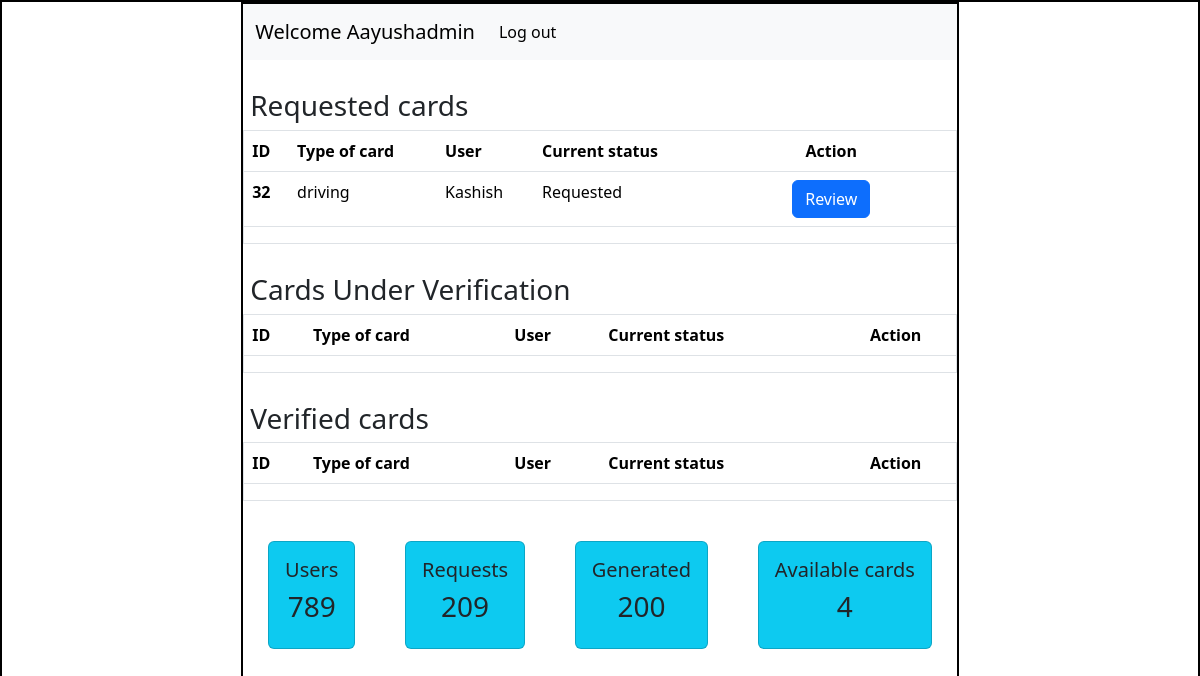
/admin, run on an earlier commit of the app's database.
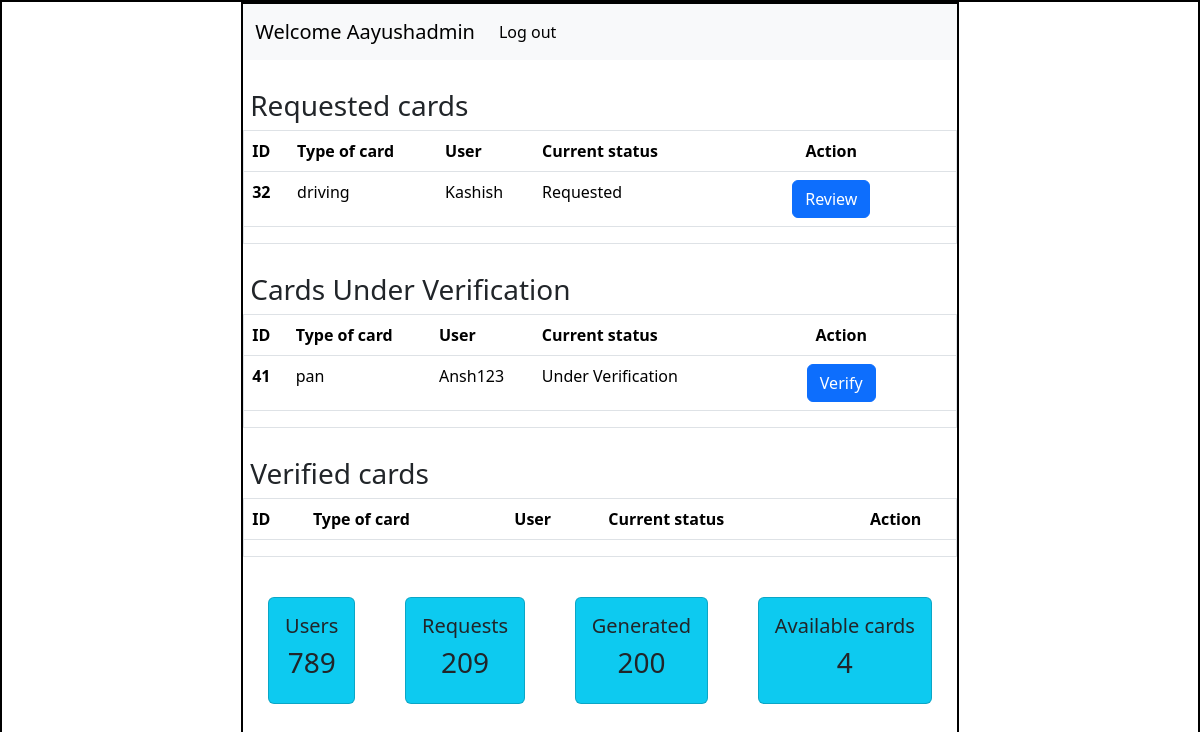
And on a later commit of the database.
### Application/models.py (models this page shows)
class User(db.Model):
    id=db.Column(db.Integer(),primary_key=True)
    username=db.Column(db.String(),nullable=False,unique=True)
    email=db.Column(db.String(),nullable=False,unique=True)
    password=db.Column(db.String(),nullable=False)
    type=db.Column(db.String(),default='general')
    details=db.relationship('Info',backref='creator')

class Info(db.Model):
    id=db.Column(db.Integer(),primary_key=True)
    attribute_name=db.Column(db.String(),nullable=False)
    attribute_value=db.Column(db.String(),nullable=False)
    card_name=db.Column(db.String(),nullable=False)
    user_id=db.Column(db.Integer(),db.ForeignKey('user.id'),nullable=False)

### Application/controllers.py (the view)
@app.route('/admin')
def admin_dash():
    this_user=User.query.filter_by(type='admin').first()
    all_info=Info.query.all()
    return render_template('admin_dashboard.html',this_user=this_user,all_info=all_info)

### templates/admin_dashboard.html (shortened to what this page needs)
<!DOCTYPE html>
<html lang="en">
  <head>
    <link
      href="https://cdn.jsdelivr.net/npm/bootstrap@5.3.3/dist/css/bootstrap.min.css"
      rel="stylesheet"
    />
    <link rel="stylesheet" href="/static/style.css"/>
  </head>
  <body>
    <div id="main">
      <div id="canvas" class="overflow-auto">
        <nav class="navbar navbar-expand-lg bg-body-tertiary">
            <div class="container-fluid">
              <a class="navbar-brand" href="#">Welcome {{this_user.username}}</a>
              <div class="collapse navbar-collapse" id="navbarSupportedContent">
                <ul class="navbar-nav me-auto mb-2 mb-lg-0">
                  <li class="nav-item">
                    <a class="nav-link active" aria-current="page" href="/login">Log out</a>
                  </li>
              </div>
            </div>
          </nav>
          <div id="content" >
            <h3 class="headings">Requested cards</h3>
            <div id="table" class="border" style="max-height: 200px; overflow-y: scroll;">
            <table class="table">
                <thead>
                  <tr>
                    <th scope="col">ID</th>
                    <th scope="col">Type of card</th>
                    <th scope="col">User</th>
                    <th scope="col">Current status</th>
                    <th scope="col" class="text-center">Action</th>
                  </tr>
                </thead>
                <tbody>
                  {% for info in all_info %}
                    {% if info.attribute_name == "Status" and info.attribute_value == "requested" %}
                      <tr>
                        <th scope="row">{{loop.index}}</th>
                        <td>{{info.card_name}}</td>
                        <td>{{info.creator.username}}</td>
                        <td>Requested</td>
                        <td class="d-flex justify-content-center"><a href="/update_status/{{info.card_name}}/{{info.user_id}}" type="button" class="btn btn-primary mx-5">Review</a>
                      </tr>
                    {% endif %}
                  {% endfor %}
                </tbody>
              </table>
              </div>
              <h3 class="headings">Cards Under Verification</h3>
              <div id="table" class="border" style="max-height: 150px; overflow-y: scroll;">
            <table class="table">
                <thead>
                  <tr>
                    <th scope="col">ID</th>
                    <th scope="col">Type of card</th>
                    <th scope="col">User</th>
                    <th scope="col">Current status</th>
                    <th scope="col" class="text-center">Action</th>
                  </tr>
                </thead>
                <tbody>
                  {% for info in all_info %}
                    {% if info.attribute_name == "Status" and info.attribute_value == "under_verification" %}
                      <tr>
                        <th scope="row">{{loop.index}}</th>
                        <td>{{info.card_name}}</td>
                        <td>{{info.creator.username}}</td>
                        <td>Under Verification</td>
                        <td class="d-flex justify-content-center"><a href="/update_status/{{info.card_name}}/{{info.user_id}}" type="button" class="btn btn-primary mx-5">Verify</a>
                      </tr>
                    {% endif %}
                  {% endfor %}
                </tbody>
              </table>
              </div>
              <h3 class="headings">Verified cards</h3>
              <div id="table" class="border" style="max-height: 150px; overflow-y: scroll;">
            <table class="table">
                <thead>
                  <tr>
                    <th scope="col">ID</th>
                    <th scope="col">Type of card</th>
                    <th scope="col">User</th>
                    <th scope="col">Current status</th>
                    <th scope="col" class="text-center">Action</th>
                  </tr>
                </thead>
              </table>
              </div>
          </div>
          <div id="boxes">
            <div class="d-flex justify-content-around text-center" style="margin-top: 40px;">
                <div class="card bg-info p-3">
                    <h5>Users</h5>
                    <h3>789</h3>
                </div>
                <div class="card bg-info p-3">
                    <h5>Requests</h5>
                   <h3>209</h3>
                </div>
                <div class="card bg-info p-3">
                    <h5>Generated</h5>
                    <h3>200</h3>
                </div>
                <div class="card bg-info p-3">
                    <h5>Available cards</h5>
                    <h3>4</h3>
                </div>
                </div>
            </div>
          </div>
      </div>
  </body>
</html>

### static/style.css (style rules this page uses)
* { margin: 0px; }
#main,#canvas { border: 2px solid black; }
#canvas { width: 60%; margin: auto; height: 800px; }
.headings { margin: 3px; padding: 4px; margin-top: 25px; }

What changed in the data, as far as the page shows it:
added Info: card_name "pan", creator.username "Ansh123", shown under "Cards Under Verification"
